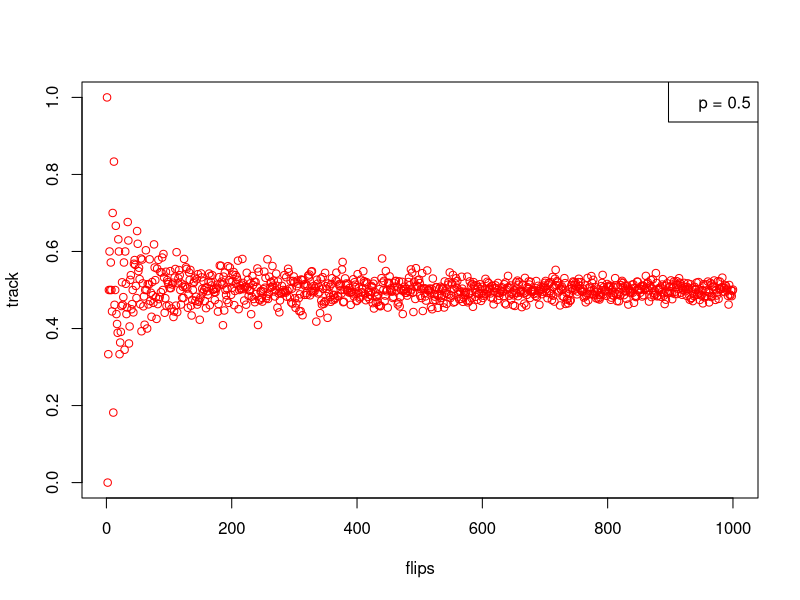
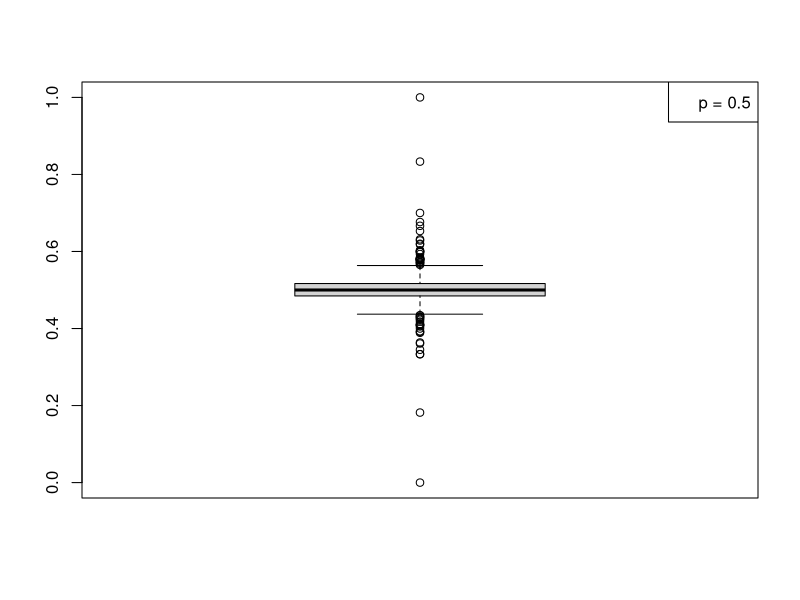

Generate these figures, in order, with R:
## ---- chunk 1
coinflips <- function(tosses, tries, p){
  tab <- matrix(runif(tosses * tries) > p,
              nrow = length(tosses), ncol=tries)
  y <- rowSums(tab)
  y.mean <- mean(y)
  prop <- (y.mean/tries)
  return(prop)
}
coinflips(1, 100, 0.5)
## ---- chunk 2
B <- 1000
n <- 1
track <- matrix(nrow = B, ncol = n, dimnames = list(c(1:B),names(n)))
for (i in 1:B) {
  track[i,] <- coinflips(1, i, 0.5)
}
tail(track)
## ---- chunk 3
plot(track, xlab="flips", col="red")
legend("topright", c("p = 0.5"))
## ---- chunk 4
boxplot(track)
legend("topright", c("p = 0.5"))
